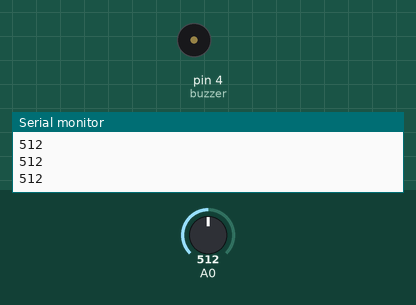
The sketch below on a simulated Arduino Uno, built with avr-gcc and run on an emulated ATmega328P. On the bench: buzzer (waves = sounding, pin HIGH), the last lines printed to the serial monitor. The test bench sets the inputs (shaded band); at power-on: A0 = 512.

Above: at 1.2 s.
1.3 s: A0 set to 490
At 1.5 s:
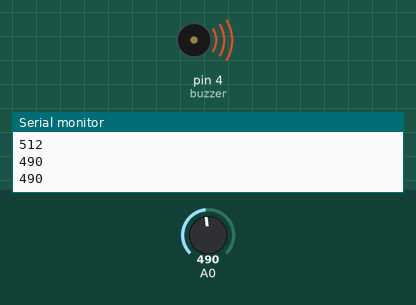
4.3 s: A0 set to 510
At 4.3 s:
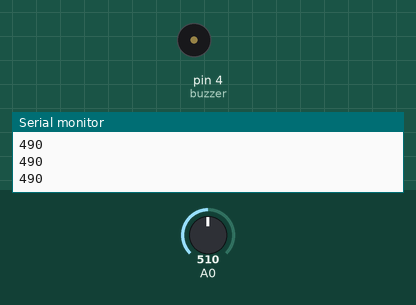
5.8 s: A0 set to 306
At 6.0 s:
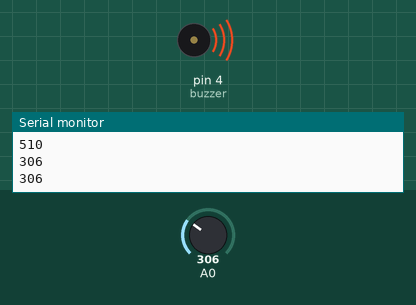
8.8 s: A0 set to 511
Timing chart, 0 to 11.3 s (numbered marks = the images above; inputs shaded):
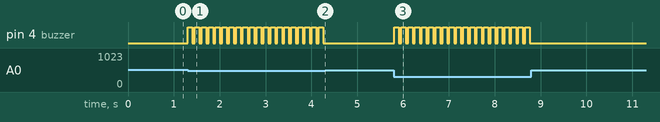

The sketch:

flame.ino
```cpp
int buzzer = 4; //select the pin for the buzzer

int valorSensor = 0; // variable to store the value coming from the sensor

void setup() {

//Setting the serial port speed

Serial.begin(9600);

// declare buzzer as a output

pinMode(buzzer, OUTPUT);

} void loop() {

//Read the sensor value:

valorSensor = analogRead(A0);

Serial.println(valorSensor);

//activate the buzzer

if (valorSensor < 500){

digitalWrite(buzzer, HIGH);

delay(100);

// Desactiva el buzzer

digitalWrite(buzzer, LOW);

delay(50); }

}
```

Measured:
- the behaviour switches between 500 and 499 on A0 (found by bisection; images 0 and 1)
- after the input at 1.3 s, pin 4 (buzzer): alternates HIGH for 0.10 s and LOW for 0.05 s, starting at once
- after the input at 4.3 s, pin 4 (buzzer): stops changing and stays LOW
- after the input at 5.8 s, pin 4 (buzzer): alternates HIGH for 0.10 s and LOW for 0.05 s, starting at once
- after the input at 8.8 s, pin 4 (buzzer): stops changing and stays LOW
